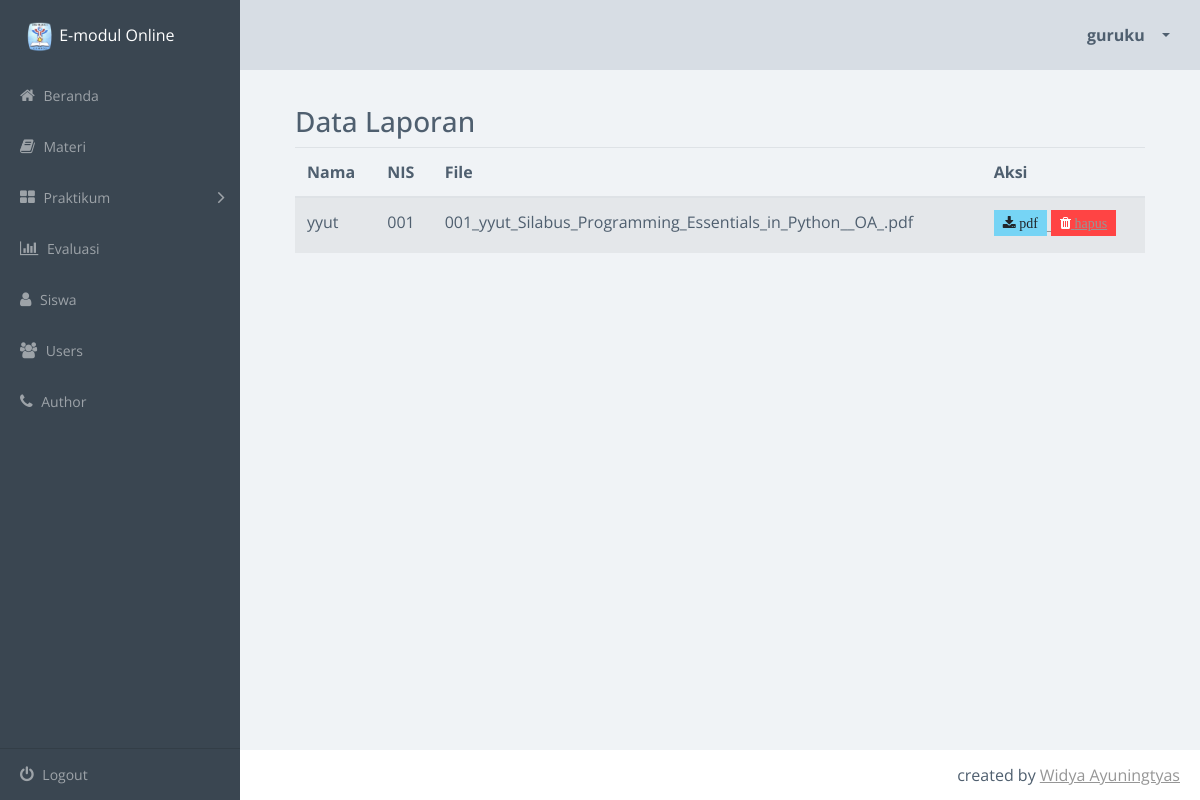
Page /detailHasil.php?id=yyut (signed in) on the committed database.
### tables this page shows
CREATE TABLE `hasil` (
  `id_hasil` int(11) NOT NULL AUTO_INCREMENT,
  `nis` varchar(20) DEFAULT NULL,
  `nama_tugas` varchar(100) DEFAULT NULL,
  `berkas` varchar(100) DEFAULT NULL,
  PRIMARY KEY (`id_hasil`)
);

### detailHasil.php (the view, shortened to what this page needs)
<?php
include_once("config.php");
$nama = $_GET['id'];
$result = mysqli_query($conn, "SELECT * FROM hasil WHERE nama_tugas = '$nama'");
?>
<!doctype html>
<html class="no-js" lang="en">
    <head>
        <link rel="stylesheet" href="css/vendor.css">
        <link rel="stylesheet" href="css/app-blue.css">
        <link rel="stylesheet" type="text/css" href="css/jquery.dataTables.min.css">
    </head>
    <body>
        <div class="main-wrapper">
            <div class="app" id="app">
                <header class="header">
                    <div class="header-block header-block-nav">
                        <ul class="nav-profile">
                            <li class="profile dropdown">
                                <a class="nav-link dropdown-toggle" data-toggle="dropdown" href="#" role="button" aria-haspopup="true" aria-expanded="false">
                                    <span class="name"> <?php echo $_SESSION['username']; ?> </span>
                                </a>
                            </li>
                        </ul>
                    </div>
                </header>
                <aside class="sidebar">
                    <div class="sidebar-container">
                        <div class="sidebar-header">
                            <div class="brand">
                                <div>
                                    <img src="assets/logosmk.png" width="30" height="30"> E-modul Online
                                </div>
                            </div>
                        </div>
                        <nav class="menu">
                            <ul class="sidebar-menu metismenu" id="sidebar-menu">
                                <li class="">
                                    <a href="index.php">
                                        <i class="fa fa-home"></i> Beranda </a>
                                </li>
                                <li class="">
                                    <a href="materi.php">
                                        <i class="fa fa-book"></i> Materi </a>
                                </li>
                                <li>
                                    <a href="">
                                        <i class="fa fa-th-large"></i> Praktikum
                                        <i class="fa arrow"></i>
                                    </a>
                                </li>
                                <li class="">
                                    <a href="evaluasi.php">
                                        <i class="fa fa-bar-chart"></i> Evaluasi  </a>
                                </li>
                                <li class="">
                                    <a href="siswa.php">
                                        <i class="fa fa-user"></i> Siswa </a>
                                </li>
                                <li class="">
                                    <a href="users.php">
                                        <i class="fa fa-users"></i> Users </a>
                                </li>
                                <li class="">
                                    <a href="author.php">
                                        <i class="fa fa-phone"></i> Author </a>
                                </li>
                            </ul>
                        </nav>
                    </div>
                    <footer class="sidebar-footer">
                        <ul class="sidebar-menu metismenu" id="customize-menu">
                            <li>
                                <a href="logout.php">
                                    <i class="fa fa-power-off"></i> Logout </a>
                            </li>
                        </ul>
                    </footer>
                </aside>
                <article class="content dashboard-page">
                    <section class="section">
                        <div class="data-table-area">
                            <div class="container">
                                <div class="row">
                                    <div class="col-lg-12 col-md-12 col-sm-12 col-xs-12">
                                        <div class="data-table-list">
                                            <div class="basic-tb-hd">
                                                <h3>Data Laporan</h3>
                                            </div>
                                            <div class="table-responsive">
                                                <table id="data-table-basic" class="table table-striped">
                                                    <thead>
                                                        <tr>
                                                            <th>Nama</th>
                                                            <th>NIS</th>
                                                            <th>File</th>
                                                            <th>Aksi</th>
                                                        </tr>
                                                    </thead>
                                                    <tbody>
                                                     <?php
                                                     while($data = mysqli_fetch_array($result)) {
                                                        echo"<tr>";
                                                        echo "<td>" .$data['nama_tugas']. "</td>";
                                                        echo "<td>" .$data['nis']. "</td>";
                                                        echo "<td>" .$data['berkas']. "</td>";
                                                        echo "<td><a href='detailLaporan.php?id=$data[id_hasil]'><button title='unduh' class='btn btn-info btn-sm fa fa-download'> pdf </button>
                                                        <button title='hapus' class='btn btn-danger btn-sm fa fa-trash'><a href='deleteLaporan.php?id=$data[id_hasil]'> hapus </button></td>";
                                                        echo"</tr>";
                                                    }
                                                    ?>
                                            </table>
                                        </div>
                                    </div>
                                </div>
                            </div>
                        </div>
                    </div>
                </section>
            </article>
                <footer class="footer">
                    <div class="footer-block author">
                        <ul>
                            <li> created by
                                <a href="#">Widya Ayuningtyas</a>
                            </li>
                        </ul>
                    </div>
                </footer>
    </body>
</html>

### rows in the picture
hasil: nama_tugas "yyut", nis "001", berkas "001_yyut_Silabus_Programming_Essentials_in_Python__OA_.pdf"

### other values in the picture
$_SESSION['username'] "guruku"
